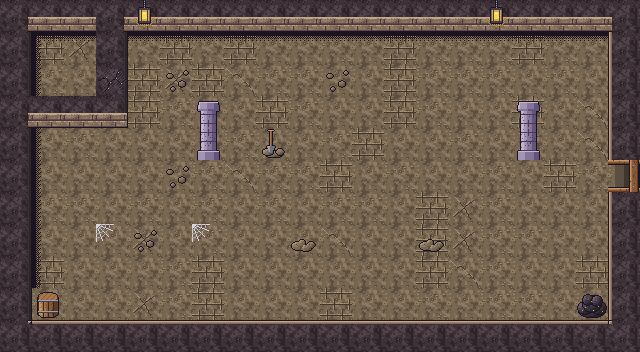

A level layout from a 2D game, rendered from its tile map. Below: a short description, then the map file with its tile-grid data intact:
An orthogonal 20x11 tile map with 32x32 px tiles, 4 tile layers (Sol, Decor, Murs, Dessus) and 6 objects (2x Ennemi, Sortie, Spawn, Ramassable, MurFissure).

<map version="1.10" tiledversion="1.12.2" orientation="orthogonal" renderorder="right-down" width="20" height="11" tilewidth="32" tileheight="32" infinite="0" nextlayerid="6" nextobjectid="7">
 <properties>
  <property name="carte_x" type="int" value="0" />
  <property name="carte_y" type="int" value="1" />
  <property name="etage" value="rdc" />
 </properties>
 <tileset firstgid="1" source="../tilesets/mine.tsx" />
 <layer id="1" name="Sol" width="20" height="11">
  <data encoding="csv">
1,2,5,2,1,3,1,1,2,1,3,1,3,1,1,1,1,1,2,2,
1,3,5,2,1,3,1,3,1,1,2,1,3,2,2,2,3,2,1,1,
3,2,1,2,3,5,3,4,2,2,1,1,3,2,2,2,1,2,1,1,
1,1,1,2,3,2,1,1,3,2,1,1,3,2,1,1,3,1,4,2,
1,1,2,1,1,1,1,2,1,1,2,3,1,1,2,1,5,1,4,2,
5,1,1,1,1,1,2,4,2,2,3,1,2,1,1,2,1,3,2,1,
2,2,2,1,2,1,2,1,2,1,2,2,1,3,5,2,1,1,1,3,
2,1,1,1,5,1,2,1,1,1,4,1,1,3,5,2,2,1,1,2,
2,3,1,1,1,2,3,1,1,1,1,1,1,3,4,2,1,1,3,2,
5,5,1,1,5,2,3,1,1,1,3,1,1,2,1,2,2,1,1,2,
1,1,5,2,1,3,4,1,1,1,3,2,1,1,1,1,2,1,1,3
</data>
 </layer>
 <layer id="2" name="Decor" width="20" height="11">
  <data encoding="csv">
0,0,0,0,0,0,0,0,0,0,0,0,0,0,0,0,0,0,0,0,
0,15,13,0,13,13,13,13,13,13,13,13,13,13,13,13,13,13,13,0,
0,14,0,0,0,80,0,0,0,0,80,0,0,0,0,0,0,0,0,0,
0,0,0,0,0,0,0,0,0,0,0,0,0,0,0,0,0,0,0,0,
0,14,0,0,0,0,0,0,167,0,0,0,0,0,0,0,0,0,0,0,
0,14,0,0,0,80,0,0,0,0,0,0,0,0,0,0,0,0,0,0,
0,14,0,0,0,0,0,0,0,0,0,0,0,0,0,0,0,0,0,0,
0,14,0,124,80,0,124,0,0,16,0,0,0,16,0,0,0,0,0,0,
0,14,0,0,0,0,0,0,0,0,0,0,0,0,0,0,0,0,0,0,
0,0,0,0,0,0,0,0,0,0,0,0,0,0,0,0,0,0,0,0,
0,0,0,0,0,0,0,0,0,0,0,0,0,0,0,0,0,0,0,0
</data>
 </layer>
 <layer id="3" name="Murs" width="20" height="11">
  <data encoding="csv">
21,17,17,21,17,17,17,17,17,17,17,17,17,17,17,17,17,17,17,22,
19,0,0,19,0,0,0,0,0,0,0,0,0,0,0,0,0,0,0,20,
19,0,0,147,0,0,0,0,0,0,0,0,0,0,0,0,0,0,0,20,
21,17,17,28,0,0,0,0,0,0,0,0,0,0,0,0,0,0,0,20,
19,0,0,0,0,0,144,0,0,0,0,0,0,0,0,0,144,0,0,20,
19,0,0,0,0,0,0,0,0,0,0,0,0,0,0,0,0,0,0,44,
19,0,0,0,0,0,0,0,0,0,0,0,0,0,0,0,0,0,0,20,
19,0,0,0,0,0,0,0,0,0,0,0,0,0,0,0,0,0,0,20,
19,0,0,0,0,0,0,0,0,0,0,0,0,0,0,0,0,0,0,20,
19,122,0,0,0,0,0,0,0,0,0,0,0,0,0,0,0,0,110,20,
23,18,18,18,18,18,18,18,18,18,18,18,18,18,18,18,18,18,18,24
</data>
 </layer>
 <objectgroup id="4" name="Objets">
  <object id="1" type="Sortie" x="608" y="160" width="32" height="32">
   <properties>
    <property name="cible_carte" value="res://scenes/rooms/donjon2_salle_02_room.tscn" />
    <property name="cible_spawn" value="depuis_ouest" />
    <property name="godot_node_type" value="area" />
   </properties>
  </object>
  <object id="2" type="Spawn" x="560" y="176">
   <properties>
    <property name="id" value="depuis_est" />
   </properties>
   <point />
  </object>
  <object id="3" type="Ramassable" x="48" y="48">
   <properties>
    <property name="id" value="donjon2_quart_coeur_01" />
    <property name="contenu" value="quart_coeur" />
   </properties>
   <point />
  </object>
  <object id="4" type="Ennemi" x="144" y="272">
   <properties>
    <property name="type" value="chauve_souris" />
    <property name="variante" value="normal" />
   </properties>
   <point />
  </object>
  <object id="5" type="Ennemi" x="496" y="272">
   <properties>
    <property name="type" value="caillou_rampant" />
    <property name="variante" value="normal" />
   </properties>
   <point />
  </object>
  <object id="6" type="MurFissure" x="96" y="64" width="32" height="32">
   <properties>
    <property name="id" value="donjon2_mur_01" />
    <property name="apparence" value="mur" />
   </properties>
  </object>
 </objectgroup>
 <layer id="5" name="Dessus" width="20" height="11">
  <data encoding="csv">
0,0,0,0,120,0,0,0,0,0,0,0,0,0,0,120,0,0,0,0,
0,0,0,0,0,0,0,0,0,0,0,0,0,0,0,0,0,0,0,0,
0,0,0,0,0,0,0,0,0,0,0,0,0,0,0,0,0,0,0,0,
0,0,0,0,0,0,143,0,0,0,0,0,0,0,0,0,143,0,0,0,
0,0,0,0,0,0,0,0,0,0,0,0,0,0,0,0,0,0,0,0,
0,0,0,0,0,0,0,0,0,0,0,0,0,0,0,0,0,0,0,48,
0,0,0,0,0,0,0,0,0,0,0,0,0,0,0,0,0,0,0,0,
0,0,0,0,0,0,0,0,0,0,0,0,0,0,0,0,0,0,0,0,
0,0,0,0,0,0,0,0,0,0,0,0,0,0,0,0,0,0,0,0,
0,0,0,0,0,0,0,0,0,0,0,0,0,0,0,0,0,0,0,0,
0,0,0,0,0,0,0,0,0,0,0,0,0,0,0,0,0,0,0,0
</data>
 </layer>
</map>
